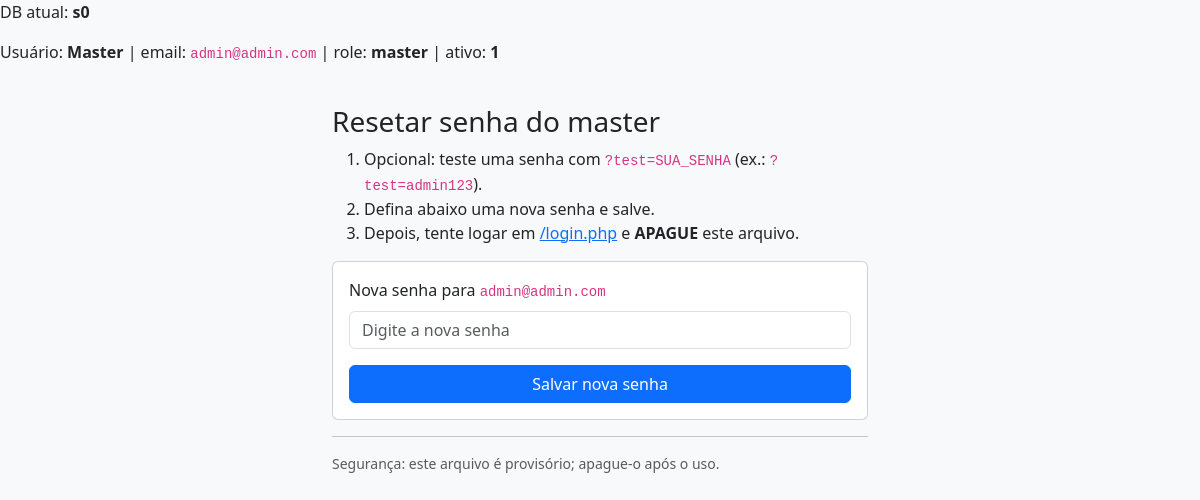
The app's page /admin_fix.php with its own data.
### tables this page shows
CREATE TABLE IF NOT EXISTS users (
  id INT AUTO_INCREMENT PRIMARY KEY,
  name VARCHAR(120) NOT NULL,
  email VARCHAR(190) NOT NULL UNIQUE,
  password_hash VARCHAR(255) NOT NULL,
  role ENUM('master','funcionario') NOT NULL DEFAULT 'funcionario',
  ativo TINYINT(1) NOT NULL DEFAULT 1,
  created_at TIMESTAMP DEFAULT CURRENT_TIMESTAMP
);

### admin_fix.php (the view, shortened to what this page needs)
<?php
require __DIR__.'/app/db.php';
function h($s){ return htmlspecialchars((string)$s, ENT_QUOTES, 'UTF-8'); }
$dbname = $pdo->query("SELECT DATABASE() db")->fetch()['db'] ?? '(desconhecido)';
$email = 'admin@admin.com';
$st = $pdo->prepare("SELECT * FROM users WHERE email=?");
$st->execute([$email]);
$u = $st->fetch();
echo "<p>DB atual: <b>".h($dbname)."</b></p>";
echo "<p>Usuário: <b>".h($u['name'])."</b> | email: <code>".h($u['email'])."</code> | role: <b>".h($u['role'])."</b> | ativo: <b>".h($u['ativo'])."</b></p>";
?>
<!doctype html>
<html lang="pt-br"><head>
<link href="https://cdn.jsdelivr.net/npm/bootstrap@5.3.3/dist/css/bootstrap.min.css" rel="stylesheet">
</head><body class="bg-light">
<div class="container py-4" style="max-width:560px">
  <h3>Resetar senha do master</h3>
  <ol>
    <li>Opcional: teste uma senha com <code>?test=SUA_SENHA</code> (ex.: <code>?test=admin123</code>).</li>
    <li>Defina abaixo uma nova senha e salve.</li>
    <li>Depois, tente logar em <a href="/login.php">/login.php</a> e <b>APAGUE</b> este arquivo.</li>
  </ol>
  <form method="post" class="card card-body">
    <label class="form-label">Nova senha para <code>admin@admin.com</code></label>
    <input type="text" class="form-control mb-3" name="newpass" placeholder="Digite a nova senha" required>
    <button class="btn btn-primary">Salvar nova senha</button>
  </form>
  <hr>
  <p class="text-muted"><small>Segurança: este arquivo é provisório; apague-o após o uso.</small></p>
</div>
</body></html>

### records on screen
users: name "Master", email "admin@admin.com", role "master", ativo "1"

### other values on screen
$dbname "s0"
